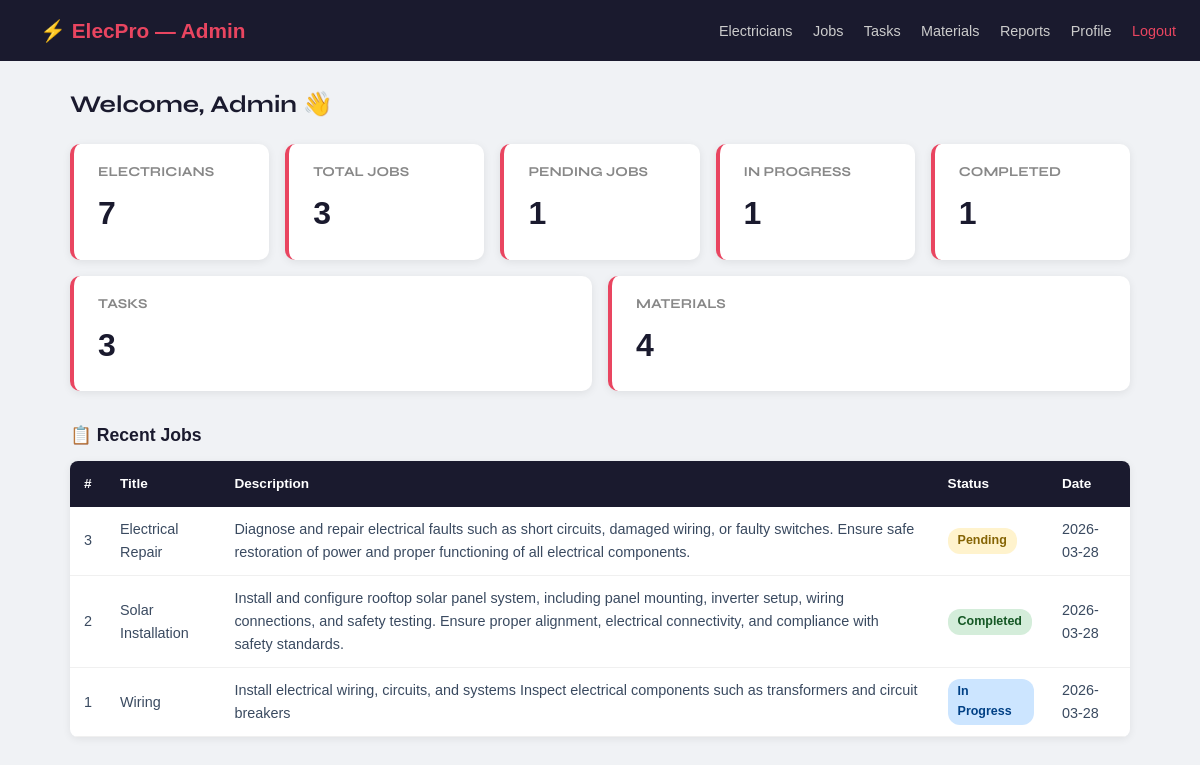
The page /admin/dashboard (signed in) on the database its author committed.
### tables this page shows
CREATE TABLE jobs (
            id          INTEGER PRIMARY KEY AUTOINCREMENT,
            title       TEXT    NOT NULL,
            description TEXT,
            status      TEXT    NOT NULL DEFAULT 'pending',
            created_at  TEXT    DEFAULT (date('now'))
        );

### app.py (the view)
@app.route('/admin/dashboard')
@admin_required
def admin_dashboard():
    db   = get_db()
    elec_count = db.execute('SELECT COUNT(*) FROM electricians').fetchone()[0]
    job_count  = db.execute('SELECT COUNT(*) FROM jobs').fetchone()[0]
    task_count = db.execute('SELECT COUNT(*) FROM tasks').fetchone()[0]
    mat_count  = db.execute('SELECT COUNT(*) FROM materials').fetchone()[0]
    pending_jobs   = db.execute("SELECT COUNT(*) FROM jobs WHERE status='pending'").fetchone()[0]
    inprog_jobs    = db.execute("SELECT COUNT(*) FROM jobs WHERE status='in_progress'").fetchone()[0]
    completed_jobs = db.execute("SELECT COUNT(*) FROM jobs WHERE status='completed'").fetchone()[0]
    recent_jobs    = db.execute('SELECT * FROM jobs ORDER BY id DESC LIMIT 5').fetchall()
    db.close()
    return render_template('admin_dashboard.html',
                           elec_count=elec_count,
                           job_count=job_count,
                           task_count=task_count,
                           mat_count=mat_count,
                           pending_jobs=pending_jobs,
                           inprog_jobs=inprog_jobs,
                           completed_jobs=completed_jobs,
                           recent_jobs=recent_jobs)

### app.py (called while the page is built)
def login_required(f):
    from functools import wraps
    @wraps(f)
    def wrapper(*args, **kwargs):
        if 'user_id' not in session:
            flash('Please log in first.', 'warning')
            return redirect(url_for('login'))
        return f(*args, **kwargs)
    return wrapper

def admin_required(f):
    from functools import wraps
    @wraps(f)
    def wrapper(*args, **kwargs):
        if session.get('role') != 'admin':
            flash('Admin access only.', 'danger')
            return redirect(url_for('dashboard'))
        return f(*args, **kwargs)
    return login_required(wrapper)

### database.py (called while the page is built)
def get_db():
    conn = sqlite3.connect(DATABASE)
    conn.row_factory = sqlite3.Row   # lets us access columns by name
    return conn

### templates/admin_dashboard.html (shortened to what this page needs)
<!DOCTYPE html>
<html lang="en">
<head>
    <link rel="stylesheet" href="{{ url_for('static', filename='css/style.css') }}">
</head>
<body>
<nav>
    <a class="logo" href="/admin/dashboard">⚡ ElecPro — Admin</a>
    <div>
        <a href="/electricians">Electricians</a>
        <a href="/jobs">Jobs</a>
        <a href="/tasks">Tasks</a>
        <a href="/materials">Materials</a>
        <a href="/reports">Reports</a>
        <a href="/profile">Profile</a>
        <a href="/logout" style="color:#e94560;">Logout</a>
    </div>
</nav>
<div class="content">
    <h1>Welcome, {{ session['user_name'] }} 👋</h1>
    <div class="stats">
        <div class="stat-card">
            <h3>Electricians</h3>
            <div class="num">{{ elec_count }}</div>
        </div>
        <div class="stat-card">
            <h3>Total Jobs</h3>
            <div class="num">{{ job_count }}</div>
        </div>
        <div class="stat-card">
            <h3>Pending Jobs</h3>
            <div class="num">{{ pending_jobs }}</div>
        </div>
        <div class="stat-card">
            <h3>In Progress</h3>
            <div class="num">{{ inprog_jobs }}</div>
        </div>
        <div class="stat-card">
            <h3>Completed</h3>
            <div class="num">{{ completed_jobs }}</div>
        </div>
        <div class="stat-card">
            <h3>Tasks</h3>
            <div class="num">{{ task_count }}</div>
        </div>
        <div class="stat-card">
            <h3>Materials</h3>
            <div class="num">{{ mat_count }}</div>
        </div>
    </div>
    <div class="section-title">📋 Recent Jobs</div>
    <table>
        <thead>
            <tr><th>#</th><th>Title</th><th>Description</th><th>Status</th><th>Date</th></tr>
        </thead>
        <tbody>
            {% for job in recent_jobs %}
            <tr>
                <td>{{ job['id'] }}</td>
                <td>{{ job['title'] }}</td>
                <td>{{ job['description'] or '—' }}</td>
                <td><span class="badge badge-{{ job['status'] }}">{{ job['status'].replace('_',' ').title() }}</span></td>
                <td>{{ job['created_at'] }}</td>
            </tr>
            {% else %}
            <tr><td colspan="5" style="text-align:center;color:#888;">No jobs yet. <a href="/jobs">Add a job →</a></td></tr>
            {% endfor %}
        </tbody>
    </table>
</div>
</body>
</html>

### static/css/style.css (style rules this page uses)
:root { --blue-dark: #0a2540; --blue-mid: #1a4a8a; --blue-main: #1e6fd9; --blue-light: #4a9af5; --blue-pale: #e8f1fc; --white: #ffffff; --grey-light: #f4f7fb; --grey-mid: #dde4ef; --grey-text: #8a99b3; --text-dark: #0d1b2e; --text-body: #3a4a60; --success: #00b37d; --warning: #f5a623; --danger: #e5303a; --info: #0ea5e9; --shadow-sm: 0 2px 8px rgba(10,37,64,0.08); --shadow-md: 0 6px 24px rgba(10,37,64,0.12); --shadow-lg: 0 16px 48px rgba(10,37,64,0.18); --radius-sm: 8px; --radius-md: 14px; --radius-lg: 22px; --sidebar-w: 260px; --nav-h: 68px; --font-head: 'Syne', sans-serif; --font-body: 'DM Sans', sans-serif; --transition: 0.22s cubic-bezier(.4,0,.2,1); }
*, *::before, *::after { box-sizing: border-box; margin: 0; padding: 0; }
html { scroll-behavior: smooth; }
body { font-family: var(--font-body); color: var(--text-body); background: var(--grey-light); line-height: 1.6; -webkit-font-smoothing: antialiased; }
h1,h2,h3,h4,h5,h6 { font-family: var(--font-head); color: var(--text-dark); line-height: 1.2; }
a { text-decoration: none; color: inherit; }
.section-title { font-size: clamp(1.8rem, 3vw, 2.8rem); font-weight: 800; color: var(--text-dark); margin-bottom: 14px; }
.stat-card { background: #fff; padding: 28px 30px; border-radius: 12px; box-shadow: 0 3px 10px rgba(0,0,0,.1); flex: 1; min-width: 200px; border-left: 5px solid #e94560; }
.stat-card h3 { font-size: 0.9rem; margin-bottom: 8px; }
.stat-card .num { font-size: 2.5rem; font-weight: bold; }
.stat-card::after { content: ''; position: absolute; bottom: 0; left: 0; right: 0; height: 3px; }
.badge-pending { background: rgba(245,166,35,0.12); color: #c8830d; }
.badge-pending::before { background: var(--warning); }
.badge-completed { background: rgba(30,111,217,0.12); color: var(--blue-mid); }
.badge-completed::before { background: var(--blue-main); }

### templates/admin_dashboard.html (style rules this page uses)
* { box-sizing: border-box; margin: 0; padding: 0; }
body { font-family: Arial, sans-serif; background: #f0f2f5; }
nav { background: #1a1a2e; padding: 14px 24px; display: flex; justify-content: space-between; align-items: center; }
nav .logo { color: #e94560; font-size: 1.3rem; font-weight: bold; text-decoration: none; }
nav a { color: #ccc; text-decoration: none; margin-left: 16px; font-size: .9rem; }
.content { max-width: 1100px; margin: 30px auto; padding: 0 20px; }
h1 { margin-bottom: 24px; color: #1a1a2e; font-size: 1.5rem; }
.stats { display: flex; flex-wrap: wrap; gap: 16px; margin-bottom: 30px; }
.stat-card { background:#fff; padding: 20px 24px; border-radius: 10px; box-shadow: 0 2px 8px rgba(0,0,0,.08); flex: 1; min-width: 170px; border-left: 4px solid #e94560; }
.stat-card h3 { font-size: .85rem; color: #888; text-transform: uppercase; }
.stat-card .num { font-size: 2rem; font-weight: bold; color: #1a1a2e; }
.section-title { font-size: 1.1rem; font-weight: bold; margin: 24px 0 12px; color: #1a1a2e; }
table { width: 100%; border-collapse: collapse; background: #fff; border-radius: 8px; overflow: hidden; box-shadow: 0 2px 8px rgba(0,0,0,.07); }
th { background: #1a1a2e; color: #fff; padding: 12px 14px; text-align: left; font-size: .85rem; }
td { padding: 11px 14px; border-bottom: 1px solid #f0f0f0; font-size: .9rem; }
.badge { display: inline-block; padding: 3px 10px; border-radius: 12px; font-size: .78rem; font-weight: bold; }
.badge-pending { background: #fff3cd; color: #856404; }
.badge-in_progress { background: #cce5ff; color: #004085; }
.badge-completed { background: #d4edda; color: #155724; }

### rows shown on the page
jobs: id "3", title "Electrical Repair", description "Diagnose and repair electrical faults such as short circuits, damaged wiring, or faulty switches. Ensure safe restoration of power and proper functioning of all electrical components.", status.replace "Pending", created_at "2026-03-28"
jobs: id "2", title "Solar Installation", description "Install and configure rooftop solar panel system, including panel mounting, inverter setup, wiring connections, and safety testing. Ensure proper alignment, electrical connectivity, and compliance with safety standards.", status.replace "Completed", created_at "2026-03-28"
jobs: id "1", title "Wiring", description "Install electrical wiring, circuits, and systems Inspect electrical components such as transformers and circuit breakers", status.replace "In Progress", created_at "2026-03-28"

### other values the page prints
{{ session['user_name'] }} "Admin"
{{ elec_count }} "7"
{{ job_count }} "3"
{{ pending_jobs }} "1"
{{ inprog_jobs }} "1"
{{ completed_jobs }} "1"
{{ task_count }} "3"
{{ mat_count }} "4"
